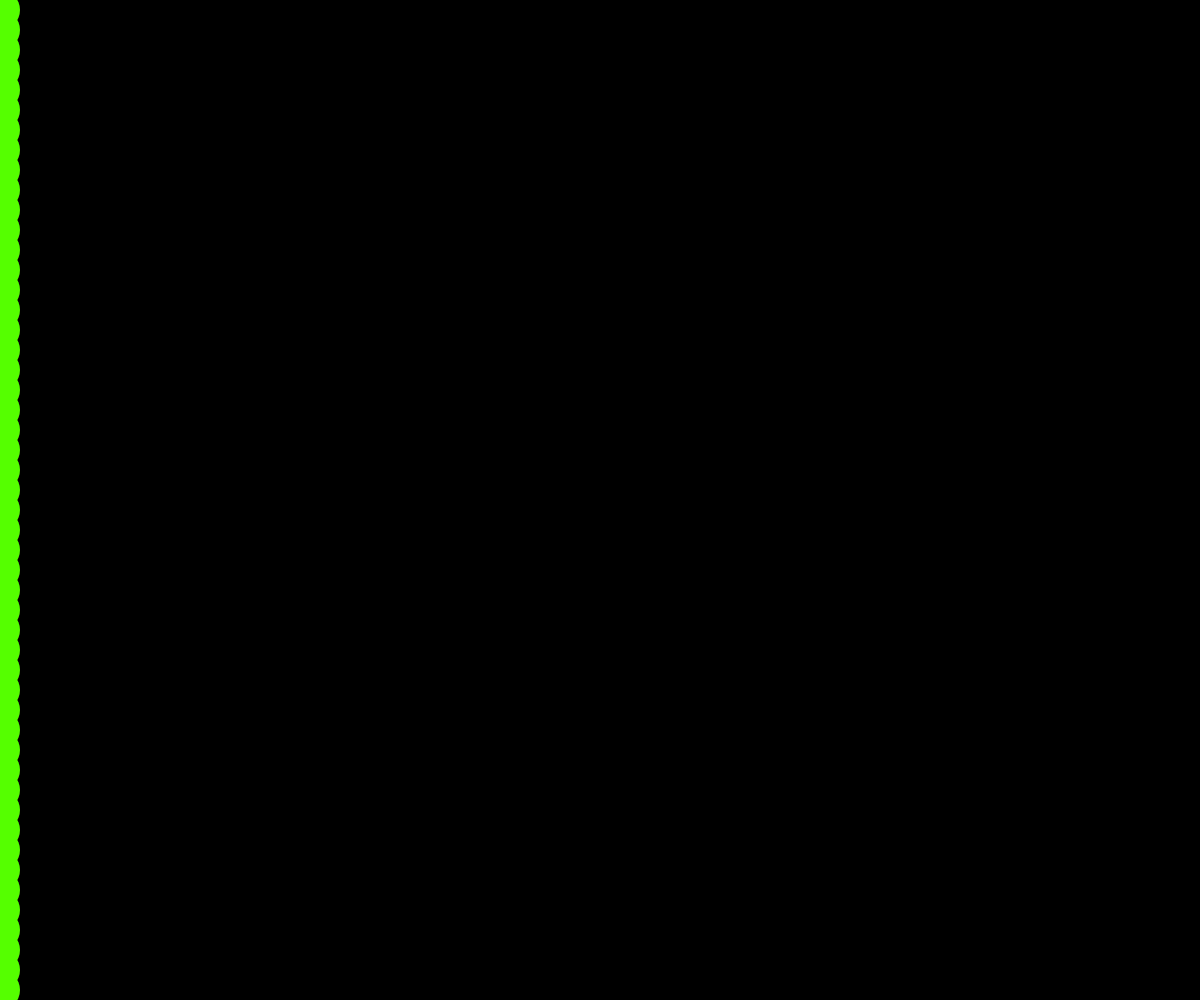
Frame 1 (no input)
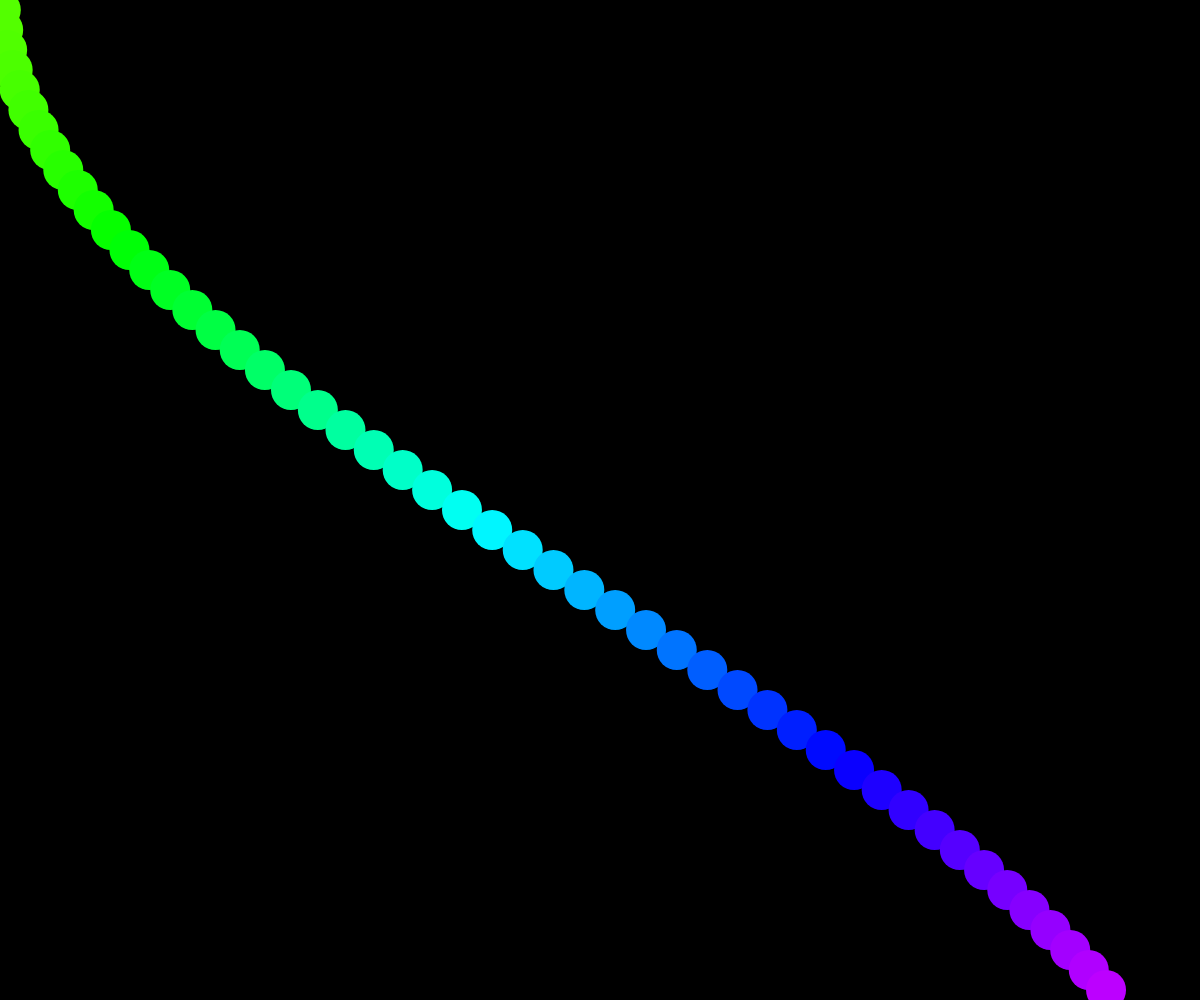
Frame 60 (no input)
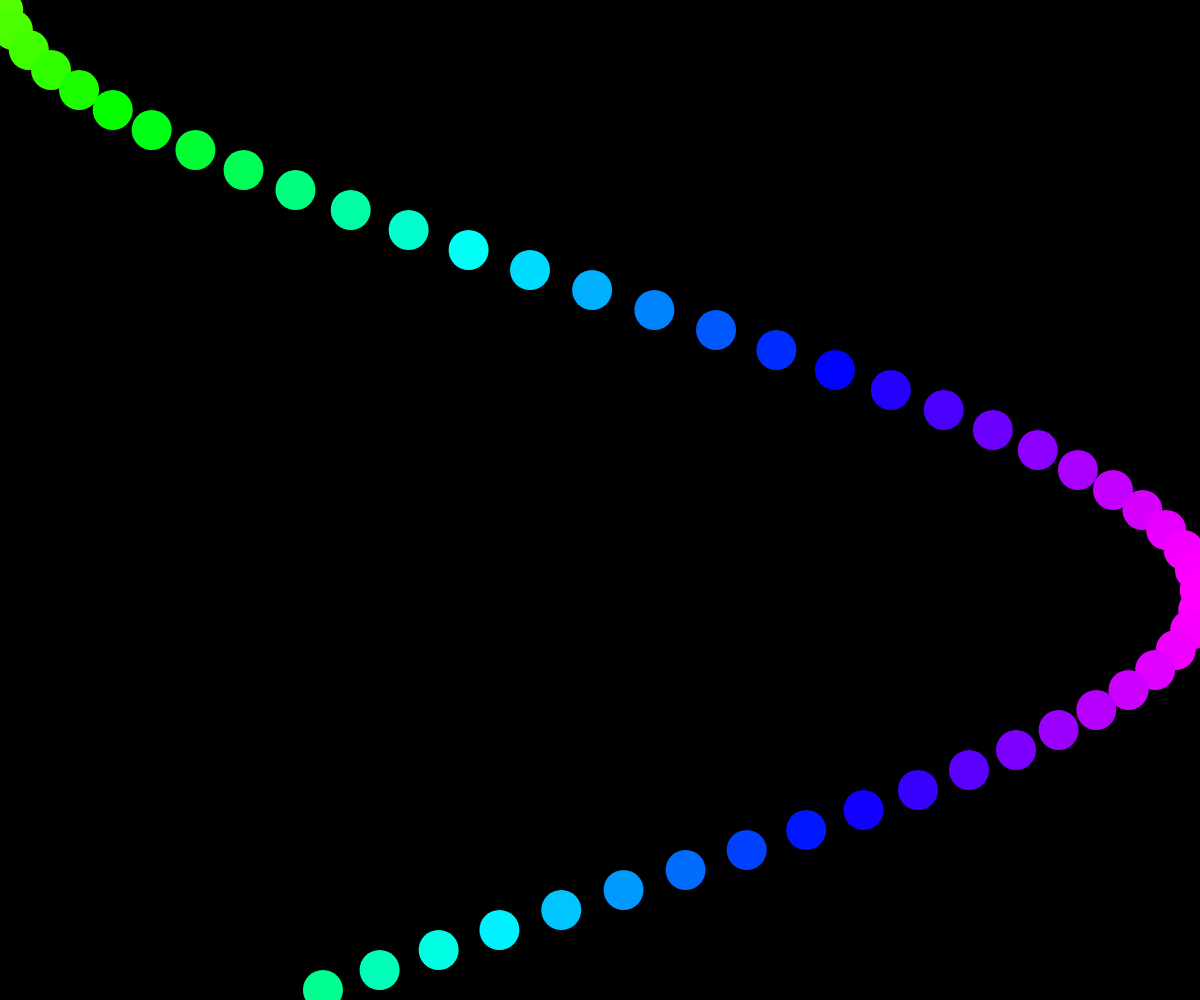
Frame 120 (the mouse pressed at the canvas centre since frame 60)

The p5.js sketch that drew these frames (run headless with seeded random() and noise() and a simulated clock; from frame 60 on, the mouse is pressed at the canvas centre):

// p5.js sketch
// ── sketch.js
const amount = 50;
let diameter = 100;
let offset;
let angle = 0;
const startingAngle = 270;
const speed = 0.05;
let multiplier;

function setup() {
  noStroke();
  createCanvas(windowWidth, windowHeight);
  angleMode(DEGREES);
  colorMode(HSL);
  multiplier = width / 2;
  offset = height / amount;
  diameter = offset * 2;
}

function draw() {
  background(0, 0, 0, 1);
  generateCircles();
  angle = (angle + speed) % 360;
}

function generateCircles() {
  for (let i = 0; i < amount; i++) {
    const currentAngle = startingAngle + angle * (i + 1);
    const x = (sin(currentAngle) + 1) * multiplier;
    const y = offset * i + offset / 2;
    const color = map(x, 0, width, 100, 300);
    fill(color, 100, 50, 1);
    circle(x, y, diameter);
  }
}
